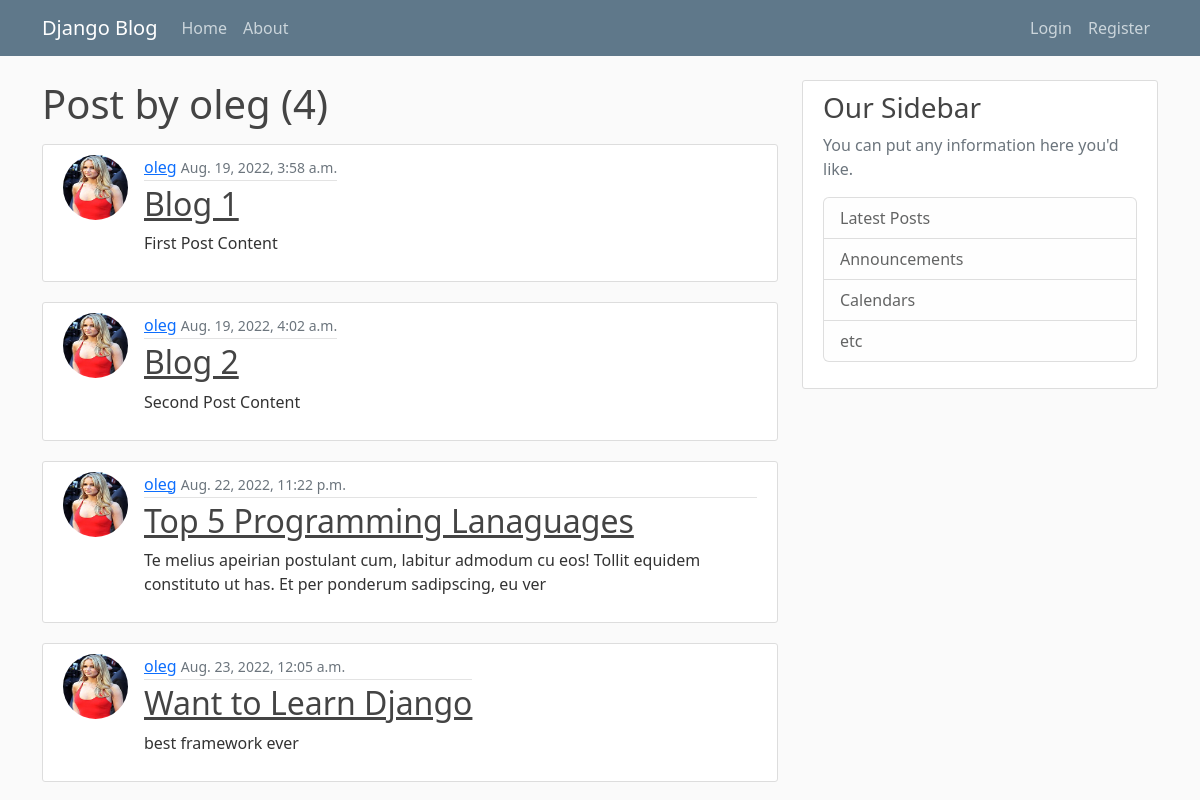
Page /user/oleg/ on the committed database.
### mainblog/models.py (models this page shows, shortened)
class Post(models.Model):
    title = models.CharField(max_length=100)
    content = models.TextField()
    date_posted = models.DateTimeField(default=timezone.now)
    author = models.ForeignKey(User, on_delete=models.CASCADE)

### users/models.py (models this page shows, shortened)
class Profile(models.Model):
    user = models.OneToOneField(User, on_delete=models.CASCADE)
    image = models.ImageField(default='default.jpg', upload_to='profile_pics')

### mainblog/views.py (the view)
# urls.py: path('user/<str:username>/', UserPostListView.as_view(), name='user-posts'),
class UserPostListView(ListView):
    model = Post
    template_name = 'mainblog/user-posts.html'
    context_object_name = 'posts'
    paginate_by = 5
    def get_queryset(self):
        user = get_object_or_404(User, username=self.kwargs.get('username'))
        return Post.objects.filter(author=user).order_by('date_posted')

### mainblog/templates/mainblog/user-posts.html (shortened to what this page needs)
{% extends 'mainblog/base.html' %}
{% block content %}
    <h1 class="mb-3">Post by {{ view.kwargs.username }} ({{ page_obj.paginator.count }})</h1>
    {% for post in posts %}
        <article class="media content-section d-flex flex-row">
            <div><img class="rounded-circle article-img" src="{{post.author.profile.image.url}}" alt=""></div>
            <div class="media-body">
                <div class="article-metadata">
                    <a class="mr-2" href="{% url 'user-posts' post.author.username %}">{{ post.author }}</a>
                    <small class="text-muted">{{ post.date_posted }}</small>
                </div>
                <h2><a class="article-title" href="{% url 'post-detail' post.id %}">{{ post.title }}</a></h2>
                <p class="article-content">{{ post.content }}</p>
            </div>
        </article>
    {% endfor %}
{% endblock %}

### mainblog/templates/mainblog/base.html (shortened to what this page needs)
{% load static %}
<!DOCTYPE html>
<html lang="en">
<head>
    <link href="https://cdn.jsdelivr.net/npm/bootstrap@5.2.0/dist/css/bootstrap.min.css" rel="stylesheet">
    <link rel="stylesheet" href="{% static 'blog/main.css' %}" type="text/css">
</head>
<body>
    <header class="site-header">
      <nav class="navbar navbar-expand-md navbar-dark bg-steel fixed-top">
        <div class="container">
          <a class="navbar-brand mr-4" href="{% url 'blog-home' %}">Django Blog</a>
          <div class="collapse navbar-collapse d-flex justify-content-between" id="navbarToggle">
            <div class="navbar-nav mr-auto">
              <a class="nav-item nav-link" href="{% url 'blog-home' %}">Home</a>
              <a class="nav-item nav-link" href="{% url 'blog-about' %}">About</a>
            </div>
            <div class="navbar-nav">
              {% if user.is_authenticated %}
                <a class="nav-item nav-link" href="{% url 'post-create' %}">New Post</a>
                <a class="nav-item nav-link" href="{% url 'profile' %}">Profile</a>
               <a class="nav-item nav-link" href="{% url 'logout' %}">Logout</a>
              {% else %}
              <a class="nav-item nav-link" href="{% url 'login' %}">Login</a>
              <a class="nav-item nav-link" href="{% url 'register' %}">Register</a>
              {% endif %}
            </div>
          </div>
        </div>
      </nav>
    </header>
    <main role="main" class="container">
      <div class="row">
        <div class="col-md-8">
          {% block content %}{% endblock %}
        </div>
        <div class="col-md-4">
          <div class="content-section">
            <h3>Our Sidebar</h3>
            <p class='text-muted'>You can put any information here you'd like.
              <ul class="list-group">
                <li class="list-group-item list-group-item-light">Latest Posts</li>
                <li class="list-group-item list-group-item-light">Announcements</li>
                <li class="list-group-item list-group-item-light">Calendars</li>
                <li class="list-group-item list-group-item-light">etc</li>
              </ul>
            </p>
          </div>
        </div>
      </div>
    </main>
</body>
</html>

### mainblog/static/blog/main.css (style rules this page uses)
body { background: #fafafa; color: #333333; margin-top: 5rem; }
h1, h2, h3, h4, h5, h6 { color: #444444; }
ul { margin: 0; }
.bg-steel { background-color: #5f788a; }
.site-header .navbar-nav .nav-link { color: #cbd5db; }
.content-section { background: #ffffff; padding: 10px 20px; border: 1px solid #dddddd; border-radius: 3px; margin-bottom: 20px; }
.article-title { color: #444444; }
.article-content { white-space: pre-line; }
.article-img { height: 65px; width: 65px; margin-right: 16px; }
.article-metadata { padding-bottom: 1px; margin-bottom: 4px; border-bottom: 1px solid #e3e3e3 }

### rows in the picture
Post: author.profile.image (picture), author "oleg", date_posted "Aug. 19, 2022, 3:58 a.m.", title "Blog 1", content "First Post Content"
Post: author.profile.image (picture), author "oleg", date_posted "Aug. 19, 2022, 4:02 a.m.", title "Blog 2", content "Second Post Content"
Post: author.profile.image (picture), author "oleg", date_posted "Aug. 22, 2022, 11:22 p.m.", title "Top 5 Programming Lanaguages", content "Te melius apeirian postulant cum, labitur admodum cu eos! Tollit equidem constituto ut has. Et per ponderum sadipscing, eu ver"
Post: author.profile.image (picture), author "oleg", date_posted "Aug. 23, 2022, 12:05 a.m.", title "Want to Learn Django", content "best framework ever"

### other values in the picture
{{ view.kwargs.username }} "oleg"
{{ page_obj.paginator.count }} "4"
